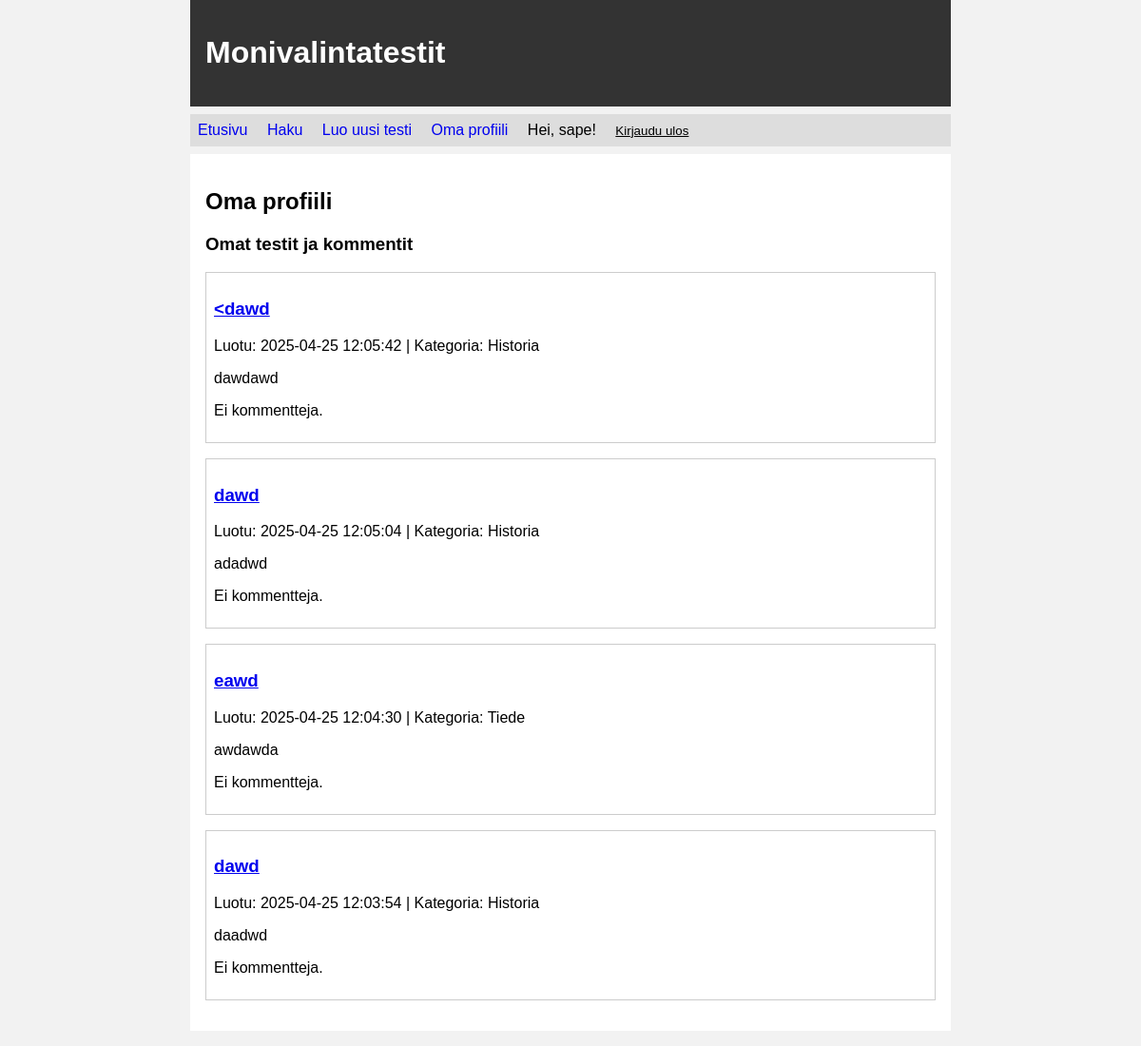
Screenshot of /profile (signed in) with the database file from the repository.
### tables this page shows
CREATE TABLE sets (
        id INTEGER PRIMARY KEY,
        title TEXT,
        description TEXT,
        user_id INTEGER REFERENCES users,
        category_id INTEGER REFERENCES categories,
        created_at TEXT,
        published INTEGER DEFAULT 0
    );

CREATE TABLE categories (
        id INTEGER PRIMARY KEY,
        name TEXT UNIQUE
    );

### app.py (the view)
@app.route("/profile")
def profile():
    require_login()
    data = [dict(s, comments=get_comments_for_set(s["id"]))
            for s in get_user_sets(session["user_id"])]
    return render_template("profile.html", sets=data)

### app.py (called while the page is built)
def require_login():
    if "user_id" not in session:
        abort(403)

def get_comments_for_set(set_id):
    return db.query("""SELECT cm.*, u.username
                       FROM comments cm JOIN users u ON cm.user_id=u.id
                       WHERE cm.set_id=? ORDER BY cm.created_at DESC""", [set_id])

def get_user_sets(user_id):
    return db.query("""SELECT s.*, c.name AS category_name
                       FROM sets s
                       LEFT JOIN categories c ON s.category_id=c.id
                       WHERE s.user_id=? ORDER BY s.created_at DESC""", [user_id])

### db.py (called while the page is built)
def get_connection():
    con = sqlite3.connect("database.db")
    con.execute("PRAGMA foreign_keys = ON")
    con.row_factory = sqlite3.Row
    return con

def query(sql, params=None):
    if params is None:
        params = []
    con = get_connection()
    try:
        return con.execute(sql, params).fetchall()
    finally:
        con.close()

### templates/profile.html (shortened to what this page needs)
{% extends "layout.html" %}
{% block content %}
<h2>Oma profiili</h2>
<h3>Omat testit ja kommentit</h3>
{% for s in sets %}
<div class="set-box">
  <h3><a href="/set/{{ s.id }}">{{ s.title }}</a></h3>
  <p>Luotu: {{ s.created_at }}{% if s.category_name %} | Kategoria: {{ s.category_name }}{% endif %}</p>
  <p>{{ s.description }}</p>
  {% if s.comments %}
    <h4>Kommentit:</h4>
    {% for com in s.comments %}
    <div class="comment">
      <p><b>{{ com.username }}</b> ({{ com.created_at }}): {{ com.comment_text }}</p>
    </div>
    {% endfor %}
  {% else %}
    <p>Ei kommentteja.</p>
  {% endif %}
</div>
{% endfor %}
{% endblock %}

### static/main.css (style rules this page uses)
body { margin: auto; max-width: 50em; font-family: sans-serif; background-color: #f2f2f2; }
.set-box, .question { border: 1px solid #ccc; margin: 1em 0; padding: 0.5em; }

### rows the page displays
sets: title "<dawd", created_at "2025-04-25 12:05:42", category_name "Historia", description "dawdawd"
sets: title "dawd", created_at "2025-04-25 12:05:04", category_name "Historia", description "adadwd"
sets: title "eawd", created_at "2025-04-25 12:04:30", category_name "Tiede", description "awdawda"
sets: title "dawd", created_at "2025-04-25 12:03:54", category_name "Historia", description "daadwd"

### other values shown
{{ session.username }} "sape"
